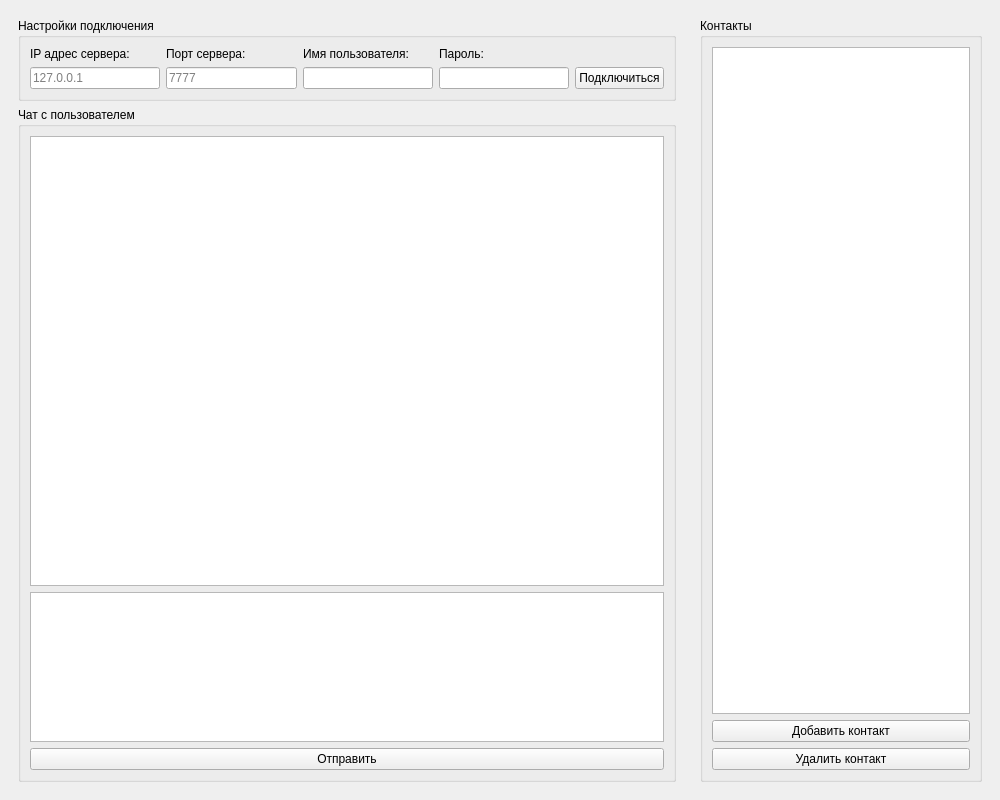
<?xml version="1.0" encoding="UTF-8"?>
<ui version="4.0">
 <class>MainWindow</class>
 <widget class="QMainWindow" name="MainWindow">
  <property name="geometry">
   <rect>
    <x>0</x>
    <y>0</y>
    <width>1000</width>
    <height>800</height>
   </rect>
  </property>
  <property name="sizePolicy">
   <sizepolicy hsizetype="Preferred" vsizetype="Preferred">
    <horstretch>0</horstretch>
    <verstretch>0</verstretch>
   </sizepolicy>
  </property>
  <property name="windowTitle">
   <string>GB PyChat</string>
  </property>
  <widget class="QWidget" name="centralwidget">
   <layout class="QHBoxLayout" name="horizontalLayout">
    <item>
     <widget class="QWidget" name="widgetMain" native="true">
      <layout class="QVBoxLayout" name="verticalLayout">
       <item>
        <widget class="QGroupBox" name="groupBoxConnection">
         <property name="title">
          <string>Настройки подключения</string>
         </property>
         <layout class="QGridLayout" name="gridLayout">
          <item row="1" column="0">
           <widget class="QLineEdit" name="lineEditIP">
            <property name="placeholderText">
             <string>127.0.0.1</string>
            </property>
           </widget>
          </item>
          <item row="0" column="0">
           <widget class="QLabel" name="labelIP">
            <property name="text">
             <string>IP адрес сервера:</string>
            </property>
           </widget>
          </item>
          <item row="1" column="4">
           <widget class="QPushButton" name="pushButtonConnect">
            <property name="text">
             <string>Подключиться</string>
            </property>
           </widget>
          </item>
          <item row="0" column="1">
           <widget class="QLabel" name="labelPort">
            <property name="text">
             <string>Порт сервера:</string>
            </property>
           </widget>
          </item>
          <item row="1" column="2">
           <widget class="QLineEdit" name="lineEditUsername"/>
          </item>
          <item row="0" column="2">
           <widget class="QLabel" name="labelUsername">
            <property name="text">
             <string>Имя пользователя:</string>
            </property>
           </widget>
          </item>
          <item row="1" column="1">
           <widget class="QLineEdit" name="lineEditPort">
            <property name="placeholderText">
             <string>7777</string>
            </property>
           </widget>
          </item>
          <item row="1" column="3">
           <widget class="QLineEdit" name="lineEditPasswd">
            <property name="echoMode">
             <enum>QLineEdit::Password</enum>
            </property>
           </widget>
          </item>
          <item row="0" column="3">
           <widget class="QLabel" name="labelPasswd">
            <property name="text">
             <string>Пароль:</string>
            </property>
           </widget>
          </item>
         </layout>
        </widget>
       </item>
       <item>
        <widget class="QGroupBox" name="groupBoxChat">
         <property name="title">
          <string>Чат с пользователем</string>
         </property>
         <layout class="QVBoxLayout" name="verticalLayout_4">
          <item>
           <widget class="QTextBrowser" name="textBrowserChat"/>
          </item>
          <item>
           <widget class="QTextEdit" name="textEditMessage">
            <property name="maximumSize">
             <size>
              <width>16777215</width>
              <height>150</height>
             </size>
            </property>
           </widget>
          </item>
          <item>
           <widget class="QPushButton" name="pushButtonSend">
            <property name="text">
             <string>Отправить</string>
            </property>
           </widget>
          </item>
         </layout>
        </widget>
       </item>
      </layout>
     </widget>
    </item>
    <item>
     <widget class="QWidget" name="widgetContacts" native="true">
      <property name="maximumSize">
       <size>
        <width>300</width>
        <height>16777215</height>
       </size>
      </property>
      <layout class="QVBoxLayout" name="verticalLayout_3">
       <property name="sizeConstraint">
        <enum>QLayout::SetDefaultConstraint</enum>
       </property>
       <item>
        <widget class="QGroupBox" name="groupBoxContacts">
         <property name="title">
          <string>Контакты</string>
         </property>
         <layout class="QVBoxLayout" name="verticalLayout_2">
          <item>
           <widget class="QListWidget" name="listWidgetContacts"/>
          </item>
          <item>
           <widget class="QPushButton" name="pushButtonAddContact">
            <property name="text">
             <string>Добавить контакт</string>
            </property>
           </widget>
          </item>
          <item>
           <widget class="QPushButton" name="pushButtonDeleteContact">
            <property name="text">
             <string>Удалить контакт</string>
            </property>
           </widget>
          </item>
         </layout>
        </widget>
       </item>
      </layout>
     </widget>
    </item>
   </layout>
  </widget>
 </widget>
 <tabstops>
  <tabstop>lineEditUsername</tabstop>
  <tabstop>lineEditPasswd</tabstop>
  <tabstop>pushButtonConnect</tabstop>
  <tabstop>listWidgetContacts</tabstop>
  <tabstop>textEditMessage</tabstop>
  <tabstop>pushButtonSend</tabstop>
  <tabstop>pushButtonAddContact</tabstop>
  <tabstop>pushButtonDeleteContact</tabstop>
  <tabstop>textBrowserChat</tabstop>
  <tabstop>lineEditIP</tabstop>
  <tabstop>lineEditPort</tabstop>
 </tabstops>
 <resources/>
 <connections/>
</ui>
